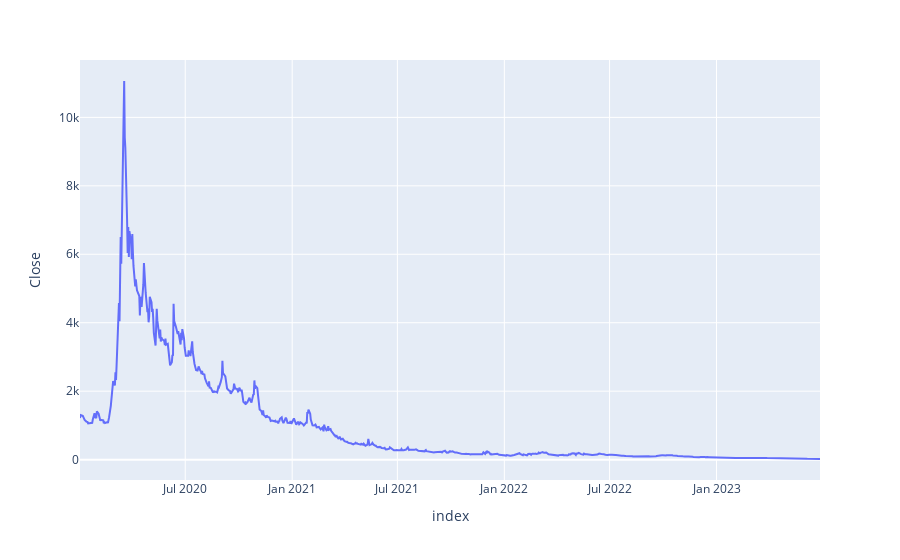

The code cell stored with this chart in its notebook:
### Code cell
px.line(df, x=df.index, y='Close')

### Figure 1 — Plotly figure (JSON) as saved in the notebook; plotly's stock layout.template omitted (floating-point values rounded to 4 significant figures; data arrays with more than 128 entries replaced by an {"elided": "..."} marker saying what was removed)
{"data": [{"hovertemplate": "index=%{x}<br>Close=%{y}<extra></extra>", "legendgroup": "", "line": {"color": "#636efa", "dash": "solid"}, "marker": {"symbol": "circle"}, "mode": "lines", "name": "", "orientation": "v", "showlegend": false, "type": "scatter", "x": {"elided": "878 str values"}, "xaxis": "x", "y": {"elided": "878 float values"}, "yaxis": "y"}], "layout": {"legend": {"tracegroupgap": 0}, "margin": {"t": 60}, "xaxis": {"anchor": "y", "domain": [0, 1], "title": {"text": "index"}}, "yaxis": {"anchor": "x", "domain": [0, 1], "title": {"text": "Close"}}}}
